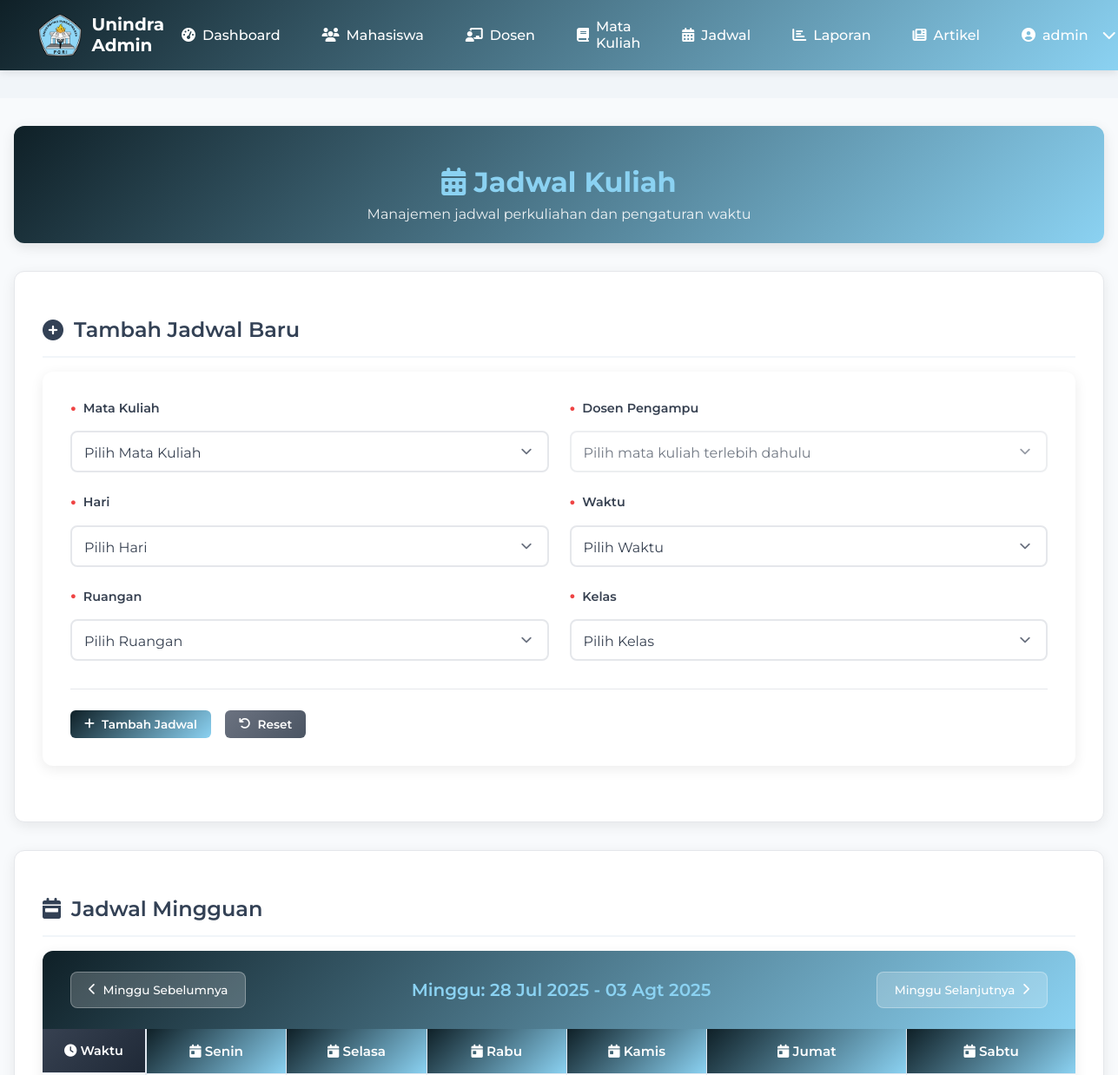
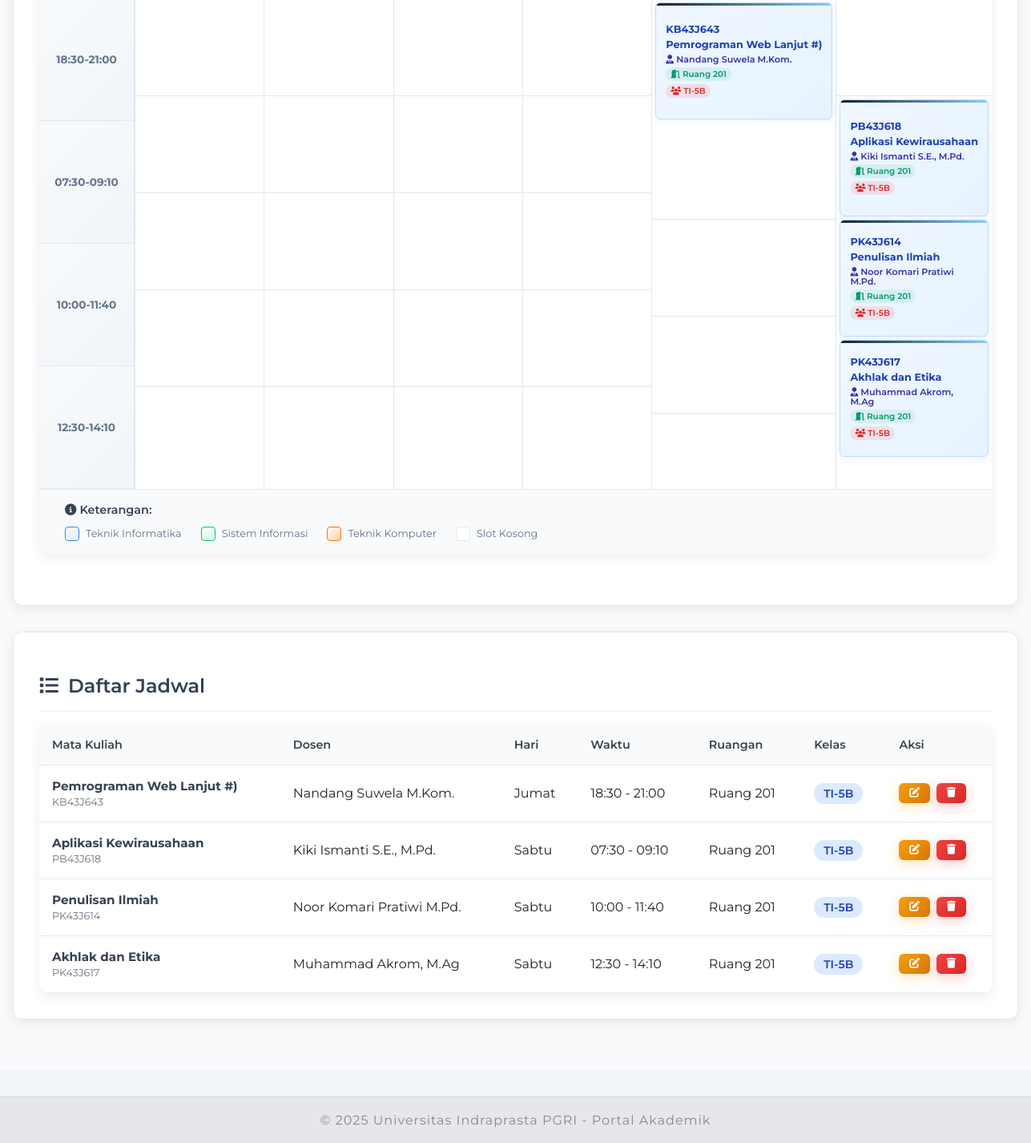
/admin/jadwal.php (signed in), run on the app's committed database (2 pictures, top to bottom).
### tables this page shows
CREATE TABLE `jadwal` (
  `id` int(11) NOT NULL,
  `mata_kuliah_id` int(11) NOT NULL,
  `hari` varchar(10) NOT NULL,
  `jam_mulai` time NOT NULL,
  `jam_selesai` time NOT NULL,
  `ruang` varchar(50) NOT NULL,
  `kelas` varchar(10) NOT NULL,
  `created_at` datetime DEFAULT current_timestamp()
);

CREATE TABLE `mata_kuliah` (
  `id` int(11) NOT NULL,
  `kode_mk` varchar(10) NOT NULL,
  `nama_mk` varchar(100) NOT NULL,
  `sks` int(11) NOT NULL,
  `semester` int(11) NOT NULL,
  `deskripsi` text DEFAULT NULL,
  `dosen_id` int(11) NOT NULL,
  `program_studi_id` int(11) DEFAULT NULL,
  `created_at` datetime DEFAULT current_timestamp(),
  `updated_at` datetime DEFAULT current_timestamp()
);

CREATE TABLE `dosen` (
  `id` int(11) NOT NULL,
  `user_id` int(11) DEFAULT NULL,
  `nidn` varchar(20) NOT NULL,
  `nama` varchar(100) NOT NULL,
  `bidang_keahlian` varchar(50) DEFAULT NULL,
  `fakultas_id` int(11) DEFAULT NULL,
  `email` varchar(100) DEFAULT NULL,
  `phone` varchar(20) DEFAULT NULL,
  `alamat` text DEFAULT NULL,
  `created_at` datetime DEFAULT current_timestamp()
);

### admin/jadwal.php (the view, shortened to what this page needs)
<?php
require_once '../koneksi.php';
$hari_list = ['Senin', 'Selasa', 'Rabu', 'Kamis', 'Jumat', 'Sabtu'];
$jam_list = [
    '18:30-21:00', '07:30-09:10', '10:00-11:40', '12:30-14:10'
];
$jadwal_query = "SELECT j.*, mk.kode_mk, mk.nama_mk, d.nama as dosen_nama,
                        COUNT(k.mahasiswa_id) as jumlah_mahasiswa
                 FROM jadwal j
                 LEFT JOIN mata_kuliah mk ON j.mata_kuliah_id = mk.id
                 LEFT JOIN dosen d ON mk.dosen_id = d.id
                 LEFT JOIN kelas k ON mk.id = k.mata_kuliah_id
                 GROUP BY j.id
                 ORDER BY FIELD(j.hari, 'Senin', 'Selasa', 'Rabu', 'Kamis', 'Jumat', 'Sabtu'), j.jam_mulai";
$jadwal_result = mysqli_query($conn, $jadwal_query);
$jadwal_data = [];
while ($row = mysqli_fetch_assoc($jadwal_result)) {
    $jadwal_data[] = $row;
}
?>
<!DOCTYPE html>
<html lang="id">
<head>
    <link rel="stylesheet" href="../assets/css/style.css">
    <link rel="stylesheet" href="../assets/css/admin.css">
    <link rel="stylesheet" href="https://cdnjs.cloudflare.com/ajax/libs/font-awesome/6.4.0/css/all.min.css">
</head>
<body>
    <?php include 'includes/nav_admin.php'; ?>
    <main>
        <div class="dashboard-container">
            <div class="dashboard-header">
                <h1><i class="fas fa-calendar-alt"></i> Jadwal Kuliah</h1>
                <p>Manajemen jadwal perkuliahan dan pengaturan waktu</p>
            </div>
            <div class="dashboard-section">
                <h2><i class="fas fa-plus-circle"></i> Tambah Jadwal Baru</h2>
                <div class="form-container">
                    <form method="POST">
                        <div class="form-row">
                            <div class="form-group">
                                <label for="mata_kuliah">Mata Kuliah</label>
                                <select id="mata_kuliah" name="mata_kuliah" class="form-control" required>
                                    <option value="">Pilih Mata Kuliah</option>
                                </select>
                            </div>
                            <div class="form-group">
                                <label for="dosen">Dosen Pengampu</label>
                                <select id="dosen" name="dosen" class="form-control" disabled>
                                    <option value="">Pilih mata kuliah terlebih dahulu</option>
                                </select>
                            </div>
                        </div>
                        <div class="form-row">
                            <div class="form-group">
                                <label for="hari">Hari</label>
                                <select id="hari" name="hari" class="form-control" required>
                                    <option value="">Pilih Hari</option>
                                </select>
                            </div>
                            <div class="form-group">
                                <label for="jam">Waktu</label>
                                <select id="jam" name="jam" class="form-control" required>
                                    <option value="">Pilih Waktu</option>
                                </select>
                            </div>
                        </div>
                        <div class="form-row">
                            <div class="form-group">
                                <label for="ruangan">Ruangan</label>
                                <select id="ruangan" name="ruangan" class="form-control" required>
                                    <option value="">Pilih Ruangan</option>
                                </select>
                            </div>
                            <div class="form-group">
                                <label for="kelas">Kelas</label>
                                <select id="kelas" name="kelas" class="form-control" required>
                                    <option value="">Pilih Kelas</option>
                                </select>
                            </div>
                        </div>
                        <div class="form-actions">
                            <button type="submit" class="btn btn-primary">
                                <i class="fas fa-plus"></i> Tambah Jadwal
                            </button>
                            <button type="button" class="btn btn-secondary" onclick="resetForm()">
                                <i class="fas fa-undo"></i> Reset
                            </button>
                        </div>
                    </form>
                </div>
            </div>
            <div class="dashboard-section">
                <h2><i class="fas fa-calendar-week"></i> Jadwal Mingguan</h2>
                <div class="calendar-container">
                    <div class="calendar-header">
                        <div class="calendar-nav">
                            <button class="btn btn-outline" onclick="previousWeek()">
                                <i class="fas fa-chevron-left"></i> Minggu Sebelumnya
                            </button>
                            <h3 id="week-display">Minggu: 23 - 29 Juni 2025</h3>
                            <button class="btn btn-outline" onclick="nextWeek()">
                                Minggu Selanjutnya <i class="fas fa-chevron-right"></i>
                            </button>
                        </div>
                    </div>
                    <div class="calendar-grid">
                        <div class="time-column">
                            <div class="time-header">
                                <i class="fas fa-clock"></i> Waktu
                            </div>
                            <?php foreach ($jam_list as $jam): ?>
                                <div class="time-slot">
                                    <strong><?php echo $jam; ?></strong>
                                </div>
                            <?php endforeach; ?>
                        </div>
                        <?php foreach ($hari_list as $hari): ?>
                            <div class="day-column">
                                <div class="day-header">
                                    <i class="fas fa-calendar-day"></i> <?php echo $hari; ?>
                                </div>
                                <?php
                                for ($i = 0; $i < count($jam_list); $i++) {
                                    $found = false;
                                    foreach ($jadwal_data as $jadwal) {
                                        $jadwal_time = date('H:i', strtotime($jadwal['jam_mulai'])) . '-' . date('H:i', strtotime($jadwal['jam_selesai']));
                                        if ($jadwal['hari'] === $hari && $jadwal_time === $jam_list[$i]) {
                                            $schedule_class = '';
                                            if (strpos($jadwal['kelas'], 'TI') !== false) {
                                                $schedule_class = 'ti-schedule';
                                            } elseif (strpos($jadwal['kelas'], 'SI') !== false) {
                                                $schedule_class = 'si-schedule';
                                            } elseif (strpos($jadwal['kelas'], 'TK') !== false) {
                                                $schedule_class = 'tk-schedule';
                                            }
                                            echo '<div class="schedule-item ' . $schedule_class . '" onclick="showScheduleDetail(' . $jadwal['id'] . ')" title="Klik untuk detail">';
                                            echo '<div class="schedule-title">' . htmlspecialchars($jadwal['kode_mk']) . '</div>';
                                            echo '<div class="schedule-title">' . htmlspecialchars($jadwal['nama_mk']) . '</div>';
                                            echo '<div class="schedule-info"><i class="fas fa-user-tie"></i> ' . htmlspecialchars($jadwal['dosen_nama']) . '</div>';
                                            echo '<div class="schedule-room"><i class="fas fa-door-open"></i> ' . htmlspecialchars($jadwal['ruang']) . '</div>';
                                            echo '<div class="schedule-class"><i class="fas fa-users"></i> ' . htmlspecialchars($jadwal['kelas']) . '</div>';
                                            echo '</div>';
                                            $found = true;
                                            break;
                                        }
                                    }
                                    if (!$found) {
                                        echo '<div class="empty-slot" onclick="addScheduleToSlot(\'' . $hari . '\', \'' . $jam_list[$i] . '\')" title="Klik untuk menambah jadwal"></div>';
                                    }
                                }
                                ?>
                            </div>
                        <?php endforeach; ?>
                    </div>
                    <div class="calendar-legend" style="padding: 1rem 2rem; background: #f8fafc; border-top: 1px solid #e2e8f0;">
                        <h4 style="margin: 0 0 0.75rem 0; color: #374151; font-size: 0.9rem; font-weight: 600;">
                            <i class="fas fa-info-circle"></i> Keterangan:
                        </h4>
                        <div style="display: flex; gap: 1.5rem; flex-wrap: wrap;">
                            <div style="display: flex; align-items: center; gap: 0.5rem;">
                                <div style="width: 16px; height: 16px; background: linear-gradient(135deg, #f0f7ff 0%, #e6f3ff 100%); border: 1px solid #3b82f6; border-radius: 4px;"></div>
                                <span style="font-size: 0.8rem; color: #64748b;">Teknik Informatika</span>
                            </div>
                            <div style="display: flex; align-items: center; gap: 0.5rem;">
                                <div style="width: 16px; height: 16px; background: linear-gradient(135deg, #f0fdf4 0%, #dcfce7 100%); border: 1px solid #10b981; border-radius: 4px;"></div>
                                <span style="font-size: 0.8rem; color: #64748b;">Sistem Informasi</span>
                            </div>
                            <div style="display: flex; align-items: center; gap: 0.5rem;">
                                <div style="width: 16px; height: 16px; background: linear-gradient(135deg, #fef7f0 0%, #fed7aa 100%); border: 1px solid #f97316; border-radius: 4px;"></div>
                                <span style="font-size: 0.8rem; color: #64748b;">Teknik Komputer</span>
                            </div>
                            <div style="display: flex; align-items: center; gap: 0.5rem;">
                                <div style="width: 16px; height: 16px; background: #ffffff; border: 1px solid #e2e8f0; border-radius: 4px;"></div>
                                <span style="font-size: 0.8rem; color: #64748b;">Slot Kosong</span>
                            </div>
                        </div>
                    </div>
                </div>
            </div>
            <div class="dashboard-section">
                <h2><i class="fas fa-list"></i> Daftar Jadwal</h2>
                <div class="table-container">
                    <div class="table-responsive">
                        <table class="data-table">
                            <thead>
                                <tr>
                                    <th>Mata Kuliah</th>
                                    <th>Dosen</th>
                                    <th>Hari</th>
                                    <th>Waktu</th>
                                    <th>Ruangan</th>
                                    <th>Kelas</th>
                                    <th>Aksi</th>
                                </tr>
                            </thead>
                            <tbody>
                                <?php foreach ($jadwal_data as $jadwal): ?>
                                    <tr>
                                        <td>
                                            <div class="course-info">
                                                <strong><?php echo htmlspecialchars($jadwal['nama_mk']); ?></strong>
                                                <small><?php echo htmlspecialchars($jadwal['kode_mk']); ?></small>
                                            </div>
                                        </td>
                                        <td><?php echo htmlspecialchars($jadwal['dosen_nama']); ?></td>
                                        <td><?php echo htmlspecialchars($jadwal['hari']); ?></td>
                                        <td><?php echo htmlspecialchars(date('H:i', strtotime($jadwal['jam_mulai'])) . ' - ' . date('H:i', strtotime($jadwal['jam_selesai']))); ?></td>
                                        <td><?php echo htmlspecialchars($jadwal['ruang']); ?></td>
                                        <td>
                                            <span class="badge badge-info"><?php echo htmlspecialchars($jadwal['kelas']); ?></span>
                                        </td>
                                        <td>
                                            <div class="action-buttons">
                                                <button class="btn btn-sm btn-warning" onclick="editSchedule(<?php echo $jadwal['id']; ?>)">
                                                    <i class="fas fa-edit"></i>
                                                </button>
                                                <button class="btn btn-sm btn-danger" onclick="deleteSchedule(<?php echo $jadwal['id']; ?>)">
                                                    <i class="fas fa-trash"></i>
                                                </button>
                                            </div>
                                        </td>
                                    </tr>
                                <?php endforeach; ?>
                            </tbody>
                        </table>
                    </div>
                </div>
            </div>
        </div>
    </main>
    <?php include '../includes/footer.php'; ?>
</body>
</html>

### assets/css/style.css (style rules this page uses)
:root { --primary: #8bd2f2; --secondary: #f1f5f9; --text: #222; --accent: #fbbf24; --nav-bg: #fff; --nav-shadow: 0 2px 12px rgba(0, 0, 0, 0.06); }
html, body { height: 100%; margin: 0; padding: 0; }
body { font-family: "Montserrat", Arial, sans-serif; margin: 0; padding: 0; background: var(--secondary); color: var(--text); min-height: 100vh; display: flex; flex-direction: column; }
main { flex: 1; display: flex; flex-direction: column; margin: 2rem 0; }
h1, h2, h3 { color: var(--primary); }
.btn { display: flex; align-items: center; justify-content: center; gap: 0.5rem; padding: 0.75rem 1.5rem; border-radius: 0.375rem; font-weight: 500; cursor: pointer; transition: all 0.3s ease; font-family: "Montserrat", sans-serif; border: none; }
.btn-primary { background-color: var(--primary); color: white; }
.btn-outline { background-color: transparent; color: var(--primary); border: 1px solid var(--primary); }

### data on the page
jadwal: mata_kuliah.kode_mk "KB43J643", mata_kuliah.nama_mk "Pemrograman Web Lanjut #)", dosen.nama "Nandang Suwela M.Kom.", ruang "Ruang 201", kelas "TI-5B", hari "Jumat", jam_mulai+jam_selesai "18:30 - 21:00"
jadwal: mata_kuliah.kode_mk "PB43J618", mata_kuliah.nama_mk "Aplikasi Kewirausahaan", dosen.nama "Kiki Ismanti S.E., M.Pd.", ruang "Ruang 201", kelas "TI-5B", hari "Sabtu", jam_mulai+jam_selesai "07:30 - 09:10"
jadwal: mata_kuliah.kode_mk "PK43J614", mata_kuliah.nama_mk "Penulisan Ilmiah", dosen.nama "Noor Komari Pratiwi M.Pd.", ruang "Ruang 201", kelas "TI-5B", hari "Sabtu", jam_mulai+jam_selesai "10:00 - 11:40"
jadwal: mata_kuliah.kode_mk "PK43J617", mata_kuliah.nama_mk "Akhlak dan Etika", dosen.nama "Muhammad Akrom, M.Ag", ruang "Ruang 201", kelas "TI-5B", hari "Sabtu", jam_mulai+jam_selesai "12:30 - 14:10"

### other printed values
$_SESSION['username'] "admin"
$jam "18:30-21:00"
$jam "07:30-09:10"
$jam "10:00-11:40"
$jam "12:30-14:10"
$hari "Senin"
$hari "Selasa"
$hari "Rabu"
$hari "Kamis"
$hari "Jumat"
$hari "Sabtu"
